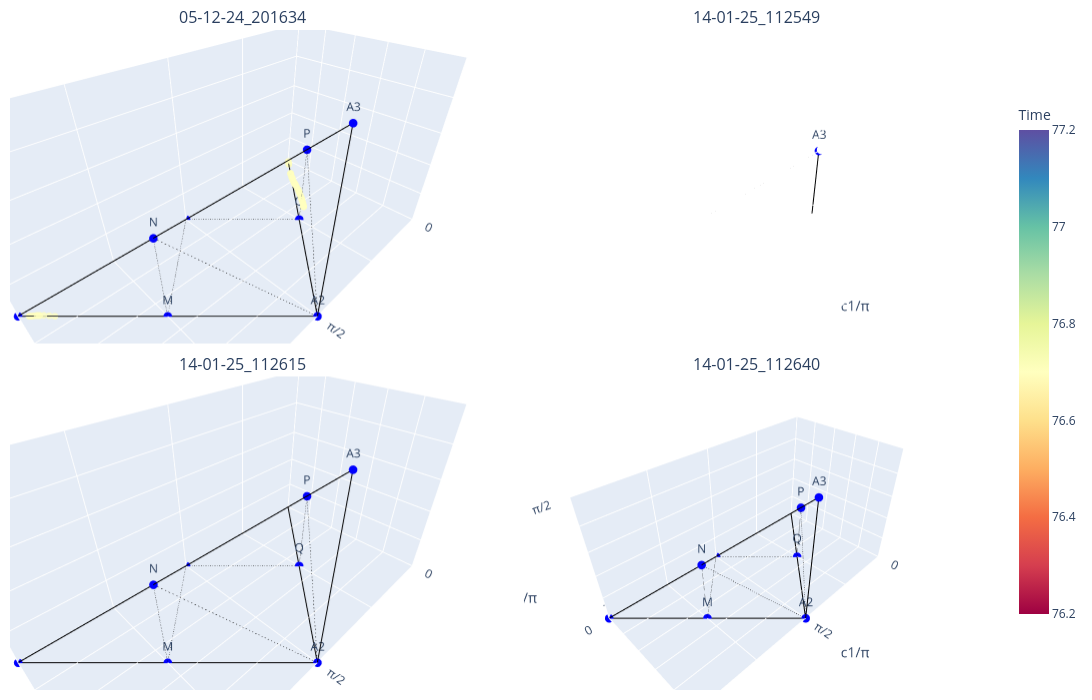

Source (notebook cell):
### Markdown cell above
### Experiments separated

### Code cell
from plotly.subplots import make_subplots
import plotly.graph_objects as go
import numpy as np

# Create a 2x2 subplot layout with 3D subplots
fig = make_subplots(
    rows=2, cols=2,
    specs=[[{'type': 'scatter3d'}, {'type': 'scatter3d'}],
           [{'type': 'scatter3d'}, {'type': 'scatter3d'}]],
    subplot_titles=exp_names,  # Titles for each subplot
    vertical_spacing=0.05,
    horizontal_spacing=0.05
)

# Normalize t values for a shared color scale
t_all = np.concatenate([t_dd[exp_name] for exp_name in exp_names])  # Combine all t values
t_min, t_max = np.min(t_all), np.max(t_all)  # Get the global min and max

# Iterate over experiments and plot in separate subplots
for idx, exp_name in enumerate(exp_names):
    row, col = divmod(idx, 2)  # Compute row and column index (0-indexed)
    c1, c2, c3, t = c1_dd[exp_name], c2_dd[exp_name], c3_dd[exp_name], t_dd[exp_name]

    # Add the experiment's data
    fig.add_trace(
        go.Scatter3d(
            x=c1, y=c2, z=c3,
            mode='markers',
            marker=dict(
                size=4,
                color=t,  # Color mapped to time
                cmin=t_min,  # Use global min for color scaling
                cmax=t_max,  # Use global max for color scaling
                colorscale='spectral',
                opacity=0.8,
                colorbar=dict(  # Configure shared colorbar
                    title='Time',
                    len=0.8,  # Adjust colorbar length
                ) if idx == 0 else None,  # Show colorbar only for the first subplot
            ),
        ),
        row=row + 1, col=col + 1
    )

    # Add edges for Weyl chamber and PE polyhedron
    for edges, line_style in [(weyl_edges, dict(color='black', width=2)),
                              (PE_edges, dict(color='black', dash='dash', width=1))]:
        for p1, p2 in edges:
            x, y, z = zip(*[get_point(p1), get_point(p2)])
            fig.add_trace(
                go.Scatter3d(x=x, y=y, z=z, mode='lines', line=line_style),
                row=row + 1, col=col + 1
            )

    # Add scatter points for Weyl chamber vertices
    for name, coord in weyl_points.items():
        fig.add_trace(
            go.Scatter3d(
                x=[coord[0]], y=[coord[1]], z=[coord[2]],
                mode='markers+text',
                marker=dict(size=5, color='blue'),
                text=name,
                textposition='top center'
            ),
            row=row + 1, col=col + 1
        )

# Set a consistent layout for all subplots
fig.update_layout(
    height=700, width=1200,  # Adjust size for tight layout
    # title_text='Experiments in 3D Subplots',  # Overall title
    margin=dict(l=10, r=10, t=30, b=10),  # Tight margins
    showlegend=False,  # Disable legend for simplicity
    coloraxis_colorbar=dict(  # Shared colorbar settings
        title="Time",
        tickvals=np.linspace(t_min, t_max, 5),
        len=0.8,
        x=1.1,  # Place the colorbar outside the main plot
    ),
)

# Set axis labels and style for all subplots
for i in range(1, len(exp_names) + 1):  # Adjusting for the number of experiments
    fig['layout'][f'scene{i}'].update(
        xaxis=dict(
            title='c1/π',
            tickvals=[0, 0.25, 0.5, 0.75, 1],
            ticktext=['0', '', 'π/2', '', 'π'],
            range=[0, 1],
        ),
        yaxis=dict(
            title='c2/π',
            tickvals=[0, 0.1, 0.2, 0.3, 0.4, 0.5],
            ticktext=['0', '', '', '', '', 'π/2'],
            range=[0, 0.5],
        ),
        zaxis=dict(
            title='c3/π',
            tickvals=[0, 0.1, 0.2, 0.3, 0.4, 0.5],
            ticktext=['0', '', '', '', '', 'π/2'],
            range=[0, 0.5],
        ),
    )

# Display the plot
fig.show()

### Figure 1 — Plotly figure (JSON) as saved in the notebook; plotly's stock layout.template omitted (floating-point values rounded to 4 significant figures)
{"data": [{"marker": {"cmax": 76.7, "cmin": 76.7, "color": [76.7, 76.7, 76.7, 76.7, 76.7, 76.7, 76.7, 76.7, 76.7, 76.7, 76.7, 76.7, 76.7, 76.7, 76.7, 76.7, 76.7, 76.7, 76.7, 76.7, 76.7, 76.7, 76.7, 76.7, 76.7, 76.7, 76.7, 76.7, 76.7, 76.7, 76.7, 76.7, 76.7, 76.7, 76.7, 76.7, 76.7, 76.7, 76.7, 76.7, 76.7, 76.7, 76.7, 76.7, 76.7, 76.7, 76.7, 76.7, 76.7, 76.7, 76.7, 76.7, 76.7, 76.7, 76.7, 76.7, 76.7, 76.7, 76.7, 76.7, 76.7, 76.7, 76.7, 76.7, 76.7, 76.7, 76.7, 76.7, 76.7, 76.7, 76.7, 76.7, 76.7, 76.7, 76.7, 76.7, 76.7, 76.7, 76.7, 76.7, 76.7, 76.7, 76.7, 76.7, 76.7, 76.7, 76.7, 76.7, 76.7, 76.7, 76.7, 76.7, 76.7, 76.7, 76.7, 76.7, 76.7, 76.7, 76.7, 76.7], "colorbar": {"len": 0.8, "title": {"text": "Time"}}, "colorscale": [[0, "rgb(158,1,66)"], [0.1, "rgb(213,62,79)"], [0.2, "rgb(244,109,67)"], [0.3, "rgb(253,174,97)"], [0.4, "rgb(254,224,139)"], [0.5, "rgb(255,255,191)"], [0.6, "rgb(230,245,152)"], [0.7, "rgb(171,221,164)"], [0.8, "rgb(102,194,165)"], [0.9, "rgb(50,136,189)"], [1, "rgb(94,79,162)"]], "opacity": 0.8, "size": 4}, "mode": "markers", "scene": "scene", "type": "scatter3d", "x": [0.000497, 0.00179, 0.00472, 0.008241, 0.00733, 0.00796, 0.00589, 0.007868, 0.0124, 0.01654, 0.0198, 0.979, 0.9798, 0.9806, 0.9814, 0.9787, 0.9754, 0.972, 0.9684, 0.9653, 0.964, 0.9662, 0.9673, 0.9633, 0.9563, 0.9473, 0.9384, 0.06803, 0.06631, 0.06615, 0.06747, 0.064, 0.07003, 0.08113, 0.09245, 0.1007, 0.09741, 0.1002, 0.09641, 0.1096, 0.1264, 0.1424, 0.1528, 0.149, 0.1493, 0.1461, 0.1546, 0.169, 0.1849, 0.2002, 0.2111, 0.2144, 0.2132, 0.2102, 0.2133, 0.2282, 0.2421, 0.2523, 0.2507, 0.2488, 0.2476, 0.2492, 0.2575, 0.2666, 0.2732, 0.2791, 0.2822, 0.2797, 0.2767, 0.2774, 0.2781, 0.2793, 0.2802, 0.2807, 0.2807, 0.28, 0.2794, 0.2793, 0.2794, 0.2802, 0.2806, 0.281, 0.2805, 0.28, 0.2794, 0.2793, 0.2798, 0.2803, 0.281, 0.2809, 0.2806, 0.28, 0.2795, 0.2797, 0.28, 0.2809, 0.2813, 0.2812, 0.2808, 0.2801], "y": [0.000497, 0.00179, 0.00472, 0.008241, 0.00733, 0.00796, 0.00589, 0.007868, 0.0124, 0.01654, 0.0198, 0.02104, 0.02017, 0.01943, 0.01862, 0.02133, 0.0246, 0.02796, 0.03162, 0.03465, 0.03603, 0.0338, 0.03267, 0.03675, 0.04369, 0.05274, 0.06162, 0.06803, 0.06631, 0.06615, 0.06747, 0.064, 0.07003, 0.08113, 0.09245, 0.1007, 0.09741, 0.1002, 0.09641, 0.1096, 0.1264, 0.1424, 0.1528, 0.149, 0.1493, 0.1461, 0.1546, 0.169, 0.1849, 0.2002, 0.2111, 0.2144, 0.2132, 0.2102, 0.2133, 0.2282, 0.2421, 0.2523, 0.2507, 0.2488, 0.2476, 0.2492, 0.2575, 0.2666, 0.2732, 0.2791, 0.2822, 0.2797, 0.2767, 0.2774, 0.2781, 0.2793, 0.2802, 0.2807, 0.2807, 0.28, 0.2794, 0.2793, 0.2794, 0.2802, 0.2806, 0.281, 0.2805, 0.28, 0.2794, 0.2793, 0.2798, 0.2803, 0.281, 0.2809, 0.2806, 0.28, 0.2795, 0.2797, 0.28, 0.2809, 0.2813, 0.2812, 0.2808, 0.2801], "z": [2.37e-06, 3.09e-05, 0.0001348, 0.0002268, 7.321e-05, 0.0001633, 8.064e-05, 0.00023, 0.0004254, 0.0004299, 0.0002904, 9.603e-05, 3.474e-05, 0.0001053, 0.0001379, 0.0004823, 0.001094, 0.001768, 0.002259, 0.002303, 0.001972, 0.002528, 0.00341, 0.003645, 0.003304, 0.002148, 0.0003568, 0.001246, 0.000487, 0.0008885, 0.00108, 0.0003709, 0.002194, 0.005148, 0.008949, 0.01342, 0.01196, 0.01249, 0.01158, 0.0157, 0.02276, 0.03118, 0.03797, 0.03524, 0.03598, 0.03444, 0.0385, 0.04655, 0.05526, 0.06339, 0.06846, 0.06842, 0.06794, 0.06674, 0.06731, 0.07383, 0.07882, 0.08164, 0.08125, 0.08132, 0.08006, 0.08086, 0.08364, 0.08565, 0.08648, 0.08682, 0.08655, 0.08618, 0.08654, 0.08644, 0.08619, 0.08596, 0.0857, 0.08571, 0.08582, 0.08574, 0.08577, 0.08582, 0.08573, 0.08587, 0.0857, 0.08584, 0.08575, 0.08578, 0.0858, 0.08572, 0.08588, 0.08571, 0.08588, 0.08573, 0.08584, 0.08579, 0.08574, 0.08586, 0.08571, 0.08589, 0.08574, 0.08586, 0.08575, 0.08584]}, {"line": {"color": "black", "width": 2}, "mode": "lines", "scene": "scene", "type": "scatter3d", "x": [0, 1], "y": [0, 0], "z": [0, 0]}, {"line": {"color": "black", "width": 2}, "mode": "lines", "scene": "scene", "type": "scatter3d", "x": [1, 0.5], "y": [0, 0.5], "z": [0, 0]}, {"line": {"color": "black", "width": 2}, "mode": "lines", "scene": "scene", "type": "scatter3d", "x": [0.5, 0.5], "y": [0.5, 0.5], "z": [0, 0.5]}, {"line": {"color": "black", "width": 2}, "mode": "lines", "scene": "scene", "type": "scatter3d", "x": [0.5, 1], "y": [0.5, 0], "z": [0.5, 0]}, {"line": {"color": "black", "width": 2}, "mode": "lines", "scene": "scene", "type": "scatter3d", "x": [0.5, 0], "y": [0.5, 0], "z": [0.5, 0]}, {"line": {"color": "black", "width": 2}, "mode": "lines", "scene": "scene", "type": "scatter3d", "x": [0, 0.5], "y": [0, 0.5], "z": [0, 0]}, {"line": {"color": "black", "dash": "dash", "width": 1}, "mode": "lines", "scene": "scene", "type": "scatter3d", "x": [0.5, 0.75], "y": [0, 0.25], "z": [0, 0.25]}, {"line": {"color": "black", "dash": "dash", "width": 1}, "mode": "lines", "scene": "scene", "type": "scatter3d", "x": [0.5, 0.25], "y": [0, 0.25], "z": [0, 0.25]}, {"line": {"color": "black", "dash": "dash", "width": 1}, "mode": "lines", "scene": "scene", "type": "scatter3d", "x": [0.75, 0.25], "y": [0.25, 0.25], "z": [0.25, 0.25]}, {"line": {"color": "black", "dash": "dash", "width": 1}, "mode": "lines", "scene": "scene", "type": "scatter3d", "x": [0.75, 0.5], "y": [0.25, 0.5], "z": [0.25, 0]}, {"line": {"color": "black", "dash": "dash", "width": 1}, "mode": "lines", "scene": "scene", "type": "scatter3d", "x": [0.75, 0.75], "y": [0.25, 0.25], "z": [0.25, 0]}, {"line": {"color": "black", "dash": "dash", "width": 1}, "mode": "lines", "scene": "scene", "type": "scatter3d", "x": [0.75, 0.5], "y": [0.25, 0], "z": [0, 0]}, {"line": {"color": "black", "dash": "dash", "width": 1}, "mode": "lines", "scene": "scene", "type": "scatter3d", "x": [0.25, 0.5], "y": [0.25, 0], "z": [0, 0]}, {"line": {"color": "black", "dash": "dash", "width": 1}, "mode": "lines", "scene": "scene", "type": "scatter3d", "x": [0.25, 0.25], "y": [0.25, 0.25], "z": [0.25, 0]}, {"line": {"color": "black", "dash": "dash", "width": 1}, "mode": "lines", "scene": "scene", "type": "scatter3d", "x": [0.25, 0.5], "y": [0.25, 0.5], "z": [0.25, 0]}, {"marker": {"color": "blue", "size": 5}, "mode": "markers+text", "scene": "scene", "text": "A1", "textposition": "top center", "type": "scatter3d", "x": [1], "y": [0], "z": [0]}, {"marker": {"color": "blue", "size": 5}, "mode": "markers+text", "scene": "scene", "text": "A2", "textposition": "top center", "type": "scatter3d", "x": [0.5], "y": [0.5], "z": [0]}, {"marker": {"color": "blue", "size": 5}, "mode": "markers+text", "scene": "scene", "text": "A3", "textposition": "top center", "type": "scatter3d", "x": [0.5], "y": [0.5], "z": [0.5]}, {"marker": {"color": "blue", "size": 5}, "mode": "markers+text", "scene": "scene", "text": "O", "textposition": "top center", "type": "scatter3d", "x": [0], "y": [0], "z": [0]}, {"marker": {"color": "blue", "size": 5}, "mode": "markers+text", "scene": "scene", "text": "L", "textposition": "top center", "type": "scatter3d", "x": [0.5], "y": [0], "z": [0]}, {"marker": {"color": "blue", "size": 5}, "mode": "markers+text", "scene": "scene", "text": "M", "textposition": "top center", "type": "scatter3d", "x": [0.75], "y": [0.25], "z": [0]}, {"marker": {"color": "blue", "size": 5}, "mode": "markers+text", "scene": "scene", "text": "N", "textposition": "top center", "type": "scatter3d", "x": [0.75], "y": [0.25], "z": [0.25]}, {"marker": {"color": "blue", "size": 5}, "mode": "markers+text", "scene": "scene", "text": "P", "textposition": "top center", "type": "scatter3d", "x": [0.25], "y": [0.25], "z": [0.25]}, {"marker": {"color": "blue", "size": 5}, "mode": "markers+text", "scene": "scene", "text": "Q", "textposition": "top center", "type": "scatter3d", "x": [0.25], "y": [0.25], "z": [0]}, {"marker": {"cmax": 76.7, "cmin": 76.7, "color": [], "colorscale": [[0, "rgb(158,1,66)"], [0.1, "rgb(213,62,79)"], [0.2, "rgb(244,109,67)"], [0.3, "rgb(253,174,97)"], [0.4, "rgb(254,224,139)"], [0.5, "rgb(255,255,191)"], [0.6, "rgb(230,245,152)"], [0.7, "rgb(171,221,164)"], [0.8, "rgb(102,194,165)"], [0.9, "rgb(50,136,189)"], [1, "rgb(94,79,162)"]], "opacity": 0.8, "size": 4}, "mode": "markers", "scene": "scene2", "type": "scatter3d", "x": [], "y": [], "z": []}, {"line": {"color": "black", "width": 2}, "mode": "lines", "scene": "scene2", "type": "scatter3d", "x": [0, 1], "y": [0, 0], "z": [0, 0]}, {"line": {"color": "black", "width": 2}, "mode": "lines", "scene": "scene2", "type": "scatter3d", "x": [1, 0.5], "y": [0, 0.5], "z": [0, 0]}, {"line": {"color": "black", "width": 2}, "mode": "lines", "scene": "scene2", "type": "scatter3d", "x": [0.5, 0.5], "y": [0.5, 0.5], "z": [0, 0.5]}, {"line": {"color": "black", "width": 2}, "mode": "lines", "scene": "scene2", "type": "scatter3d", "x": [0.5, 1], "y": [0.5, 0], "z": [0.5, 0]}, {"line": {"color": "black", "width": 2}, "mode": "lines", "scene": "scene2", "type": "scatter3d", "x": [0.5, 0], "y": [0.5, 0], "z": [0.5, 0]}, {"line": {"color": "black", "width": 2}, "mode": "lines", "scene": "scene2", "type": "scatter3d", "x": [0, 0.5], "y": [0, 0.5], "z": [0, 0]}, {"line": {"color": "black", "dash": "dash", "width": 1}, "mode": "lines", "scene": "scene2", "type": "scatter3d", "x": [0.5, 0.75], "y": [0, 0.25], "z": [0, 0.25]}, {"line": {"color": "black", "dash": "dash", "width": 1}, "mode": "lines", "scene": "scene2", "type": "scatter3d", "x": [0.5, 0.25], "y": [0, 0.25], "z": [0, 0.25]}, {"line": {"color": "black", "dash": "dash", "width": 1}, "mode": "lines", "scene": "scene2", "type": "scatter3d", "x": [0.75, 0.25], "y": [0.25, 0.25], "z": [0.25, 0.25]}, {"line": {"color": "black", "dash": "dash", "width": 1}, "mode": "lines", "scene": "scene2", "type": "scatter3d", "x": [0.75, 0.5], "y": [0.25, 0.5], "z": [0.25, 0]}, {"line": {"color": "black", "dash": "dash", "width": 1}, "mode": "lines", "scene": "scene2", "type": "scatter3d", "x": [0.75, 0.75], "y": [0.25, 0.25], "z": [0.25, 0]}, {"line": {"color": "black", "dash": "dash", "width": 1}, "mode": "lines", "scene": "scene2", "type": "scatter3d", "x": [0.75, 0.5], "y": [0.25, 0], "z": [0, 0]}, {"line": {"color": "black", "dash": "dash", "width": 1}, "mode": "lines", "scene": "scene2", "type": "scatter3d", "x": [0.25, 0.5], "y": [0.25, 0], "z": [0, 0]}, {"line": {"color": "black", "dash": "dash", "width": 1}, "mode": "lines", "scene": "scene2", "type": "scatter3d", "x": [0.25, 0.25], "y": [0.25, 0.25], "z": [0.25, 0]}, {"line": {"color": "black", "dash": "dash", "width": 1}, "mode": "lines", "scene": "scene2", "type": "scatter3d", "x": [0.25, 0.5], "y": [0.25, 0.5], "z": [0.25, 0]}, {"marker": {"color": "blue", "size": 5}, "mode": "markers+text", "scene": "scene2", "text": "A1", "textposition": "top center", "type": "scatter3d", "x": [1], "y": [0], "z": [0]}, {"marker": {"color": "blue", "size": 5}, "mode": "markers+text", "scene": "scene2", "text": "A2", "textposition": "top center", "type": "scatter3d", "x": [0.5], "y": [0.5], "z": [0]}, {"marker": {"color": "blue", "size": 5}, "mode": "markers+text", "scene": "scene2", "text": "A3", "textposition": "top center", "type": "scatter3d", "x": [0.5], "y": [0.5], "z": [0.5]}, {"marker": {"color": "blue", "size": 5}, "mode": "markers+text", "scene": "scene2", "text": "O", "textposition": "top center", "type": "scatter3d", "x": [0], "y": [0], "z": [0]}, {"marker": {"color": "blue", "size": 5}, "mode": "markers+text", "scene": "scene2", "text": "L", "textposition": "top center", "type": "scatter3d", "x": [0.5], "y": [0], "z": [0]}, {"marker": {"color": "blue", "size": 5}, "mode": "markers+text", "scene": "scene2", "text": "M", "textposition": "top center", "type": "scatter3d", "x": [0.75], "y": [0.25], "z": [0]}, {"marker": {"color": "blue", "size": 5}, "mode": "markers+text", "scene": "scene2", "text": "N", "textposition": "top center", "type": "scatter3d", "x": [0.75], "y": [0.25], "z": [0.25]}, {"marker": {"color": "blue", "size": 5}, "mode": "markers+text", "scene": "scene2", "text": "P", "textposition": "top center", "type": "scatter3d", "x": [0.25], "y": [0.25], "z": [0.25]}, {"marker": {"color": "blue", "size": 5}, "mode": "markers+text", "scene": "scene2", "text": "Q", "textposition": "top center", "type": "scatter3d", "x": [0.25], "y": [0.25], "z": [0]}, {"marker": {"cmax": 76.7, "cmin": 76.7, "color": [], "colorscale": [[0, "rgb(158,1,66)"], [0.1, "rgb(213,62,79)"], [0.2, "rgb(244,109,67)"], [0.3, "rgb(253,174,97)"], [0.4, "rgb(254,224,139)"], [0.5, "rgb(255,255,191)"], [0.6, "rgb(230,245,152)"], [0.7, "rgb(171,221,164)"], [0.8, "rgb(102,194,165)"], [0.9, "rgb(50,136,189)"], [1, "rgb(94,79,162)"]], "opacity": 0.8, "size": 4}, "mode": "markers", "scene": "scene3", "type": "scatter3d", "x": [], "y": [], "z": []}, {"line": {"color": "black", "width": 2}, "mode": "lines", "scene": "scene3", "type": "scatter3d", "x": [0, 1], "y": [0, 0], "z": [0, 0]}, {"line": {"color": "black", "width": 2}, "mode": "lines", "scene": "scene3", "type": "scatter3d", "x": [1, 0.5], "y": [0, 0.5], "z": [0, 0]}, {"line": {"color": "black", "width": 2}, "mode": "lines", "scene": "scene3", "type": "scatter3d", "x": [0.5, 0.5], "y": [0.5, 0.5], "z": [0, 0.5]}, {"line": {"color": "black", "width": 2}, "mode": "lines", "scene": "scene3", "type": "scatter3d", "x": [0.5, 1], "y": [0.5, 0], "z": [0.5, 0]}, {"line": {"color": "black", "width": 2}, "mode": "lines", "scene": "scene3", "type": "scatter3d", "x": [0.5, 0], "y": [0.5, 0], "z": [0.5, 0]}, {"line": {"color": "black", "width": 2}, "mode": "lines", "scene": "scene3", "type": "scatter3d", "x": [0, 0.5], "y": [0, 0.5], "z": [0, 0]}, {"line": {"color": "black", "dash": "dash", "width": 1}, "mode": "lines", "scene": "scene3", "type": "scatter3d", "x": [0.5, 0.75], "y": [0, 0.25], "z": [0, 0.25]}, {"line": {"color": "black", "dash": "dash", "width": 1}, "mode": "lines", "scene": "scene3", "type": "scatter3d", "x": [0.5, 0.25], "y": [0, 0.25], "z": [0, 0.25]}, {"line": {"color": "black", "dash": "dash", "width": 1}, "mode": "lines", "scene": "scene3", "type": "scatter3d", "x": [0.75, 0.25], "y": [0.25, 0.25], "z": [0.25, 0.25]}, {"line": {"color": "black", "dash": "dash", "width": 1}, "mode": "lines", "scene": "scene3", "type": "scatter3d", "x": [0.75, 0.5], "y": [0.25, 0.5], "z": [0.25, 0]}, {"line": {"color": "black", "dash": "dash", "width": 1}, "mode": "lines", "scene": "scene3", "type": "scatter3d", "x": [0.75, 0.75], "y": [0.25, 0.25], "z": [0.25, 0]}, {"line": {"color": "black", "dash": "dash", "width": 1}, "mode": "lines", "scene": "scene3", "type": "scatter3d", "x": [0.75, 0.5], "y": [0.25, 0], "z": [0, 0]}, {"line": {"color": "black", "dash": "dash", "width": 1}, "mode": "lines", "scene": "scene3", "type": "scatter3d", "x": [0.25, 0.5], "y": [0.25, 0], "z": [0, 0]}, {"line": {"color": "black", "dash": "dash", "width": 1}, "mode": "lines", "scene": "scene3", "type": "scatter3d", "x": [0.25, 0.25], "y": [0.25, 0.25], "z": [0.25, 0]}, {"line": {"color": "black", "dash": "dash", "width": 1}, "mode": "lines", "scene": "scene3", "type": "scatter3d", "x": [0.25, 0.5], "y": [0.25, 0.5], "z": [0.25, 0]}, {"marker": {"color": "blue", "size": 5}, "mode": "markers+text", "scene": "scene3", "text": "A1", "textposition": "top center", "type": "scatter3d", "x": [1], "y": [0], "z": [0]}, {"marker": {"color": "blue", "size": 5}, "mode": "markers+text", "scene": "scene3", "text": "A2", "textposition": "top center", "type": "scatter3d", "x": [0.5], "y": [0.5], "z": [0]}, {"marker": {"color": "blue", "size": 5}, "mode": "markers+text", "scene": "scene3", "text": "A3", "textposition": "top center", "type": "scatter3d", "x": [0.5], "y": [0.5], "z": [0.5]}, {"marker": {"color": "blue", "size": 5}, "mode": "markers+text", "scene": "scene3", "text": "O", "textposition": "top center", "type": "scatter3d", "x": [0], "y": [0], "z": [0]}, {"marker": {"color": "blue", "size": 5}, "mode": "markers+text", "scene": "scene3", "text": "L", "textposition": "top center", "type": "scatter3d", "x": [0.5], "y": [0], "z": [0]}, {"marker": {"color": "blue", "size": 5}, "mode": "markers+text", "scene": "scene3", "text": "M", "textposition": "top center", "type": "scatter3d", "x": [0.75], "y": [0.25], "z": [0]}, {"marker": {"color": "blue", "size": 5}, "mode": "markers+text", "scene": "scene3", "text": "N", "textposition": "top center", "type": "scatter3d", "x": [0.75], "y": [0.25], "z": [0.25]}, {"marker": {"color": "blue", "size": 5}, "mode": "markers+text", "scene": "scene3", "text": "P", "textposition": "top center", "type": "scatter3d", "x": [0.25], "y": [0.25], "z": [0.25]}, {"marker": {"color": "blue", "size": 5}, "mode": "markers+text", "scene": "scene3", "text": "Q", "textposition": "top center", "type": "scatter3d", "x": [0.25], "y": [0.25], "z": [0]}, {"marker": {"cmax": 76.7, "cmin": 76.7, "color": [], "colorscale": [[0, "rgb(158,1,66)"], [0.1, "rgb(213,62,79)"], [0.2, "rgb(244,109,67)"], [0.3, "rgb(253,174,97)"], [0.4, "rgb(254,224,139)"], [0.5, "rgb(255,255,191)"], [0.6, "rgb(230,245,152)"], [0.7, "rgb(171,221,164)"], [0.8, "rgb(102,194,165)"], [0.9, "rgb(50,136,189)"], [1, "rgb(94,79,162)"]], "opacity": 0.8, "size": 4}, "mode": "markers", "scene": "scene4", "type": "scatter3d", "x": [], "y": [], "z": []}, {"line": {"color": "black", "width": 2}, "mode": "lines", "scene": "scene4", "type": "scatter3d", "x": [0, 1], "y": [0, 0], "z": [0, 0]}, {"line": {"color": "black", "width": 2}, "mode": "lines", "scene": "scene4", "type": "scatter3d", "x": [1, 0.5], "y": [0, 0.5], "z": [0, 0]}, {"line": {"color": "black", "width": 2}, "mode": "lines", "scene": "scene4", "type": "scatter3d", "x": [0.5, 0.5], "y": [0.5, 0.5], "z": [0, 0.5]}, {"line": {"color": "black", "width": 2}, "mode": "lines", "scene": "scene4", "type": "scatter3d", "x": [0.5, 1], "y": [0.5, 0], "z": [0.5, 0]}, {"line": {"color": "black", "width": 2}, "mode": "lines", "scene": "scene4", "type": "scatter3d", "x": [0.5, 0], "y": [0.5, 0], "z": [0.5, 0]}, {"line": {"color": "black", "width": 2}, "mode": "lines", "scene": "scene4", "type": "scatter3d", "x": [0, 0.5], "y": [0, 0.5], "z": [0, 0]}, {"line": {"color": "black", "dash": "dash", "width": 1}, "mode": "lines", "scene": "scene4", "type": "scatter3d", "x": [0.5, 0.75], "y": [0, 0.25], "z": [0, 0.25]}, {"line": {"color": "black", "dash": "dash", "width": 1}, "mode": "lines", "scene": "scene4", "type": "scatter3d", "x": [0.5, 0.25], "y": [0, 0.25], "z": [0, 0.25]}, {"line": {"color": "black", "dash": "dash", "width": 1}, "mode": "lines", "scene": "scene4", "type": "scatter3d", "x": [0.75, 0.25], "y": [0.25, 0.25], "z": [0.25, 0.25]}, {"line": {"color": "black", "dash": "dash", "width": 1}, "mode": "lines", "scene": "scene4", "type": "scatter3d", "x": [0.75, 0.5], "y": [0.25, 0.5], "z": [0.25, 0]}, {"line": {"color": "black", "dash": "dash", "width": 1}, "mode": "lines", "scene": "scene4", "type": "scatter3d", "x": [0.75, 0.75], "y": [0.25, 0.25], "z": [0.25, 0]}, {"line": {"color": "black", "dash": "dash", "width": 1}, "mode": "lines", "scene": "scene4", "type": "scatter3d", "x": [0.75, 0.5], "y": [0.25, 0], "z": [0, 0]}, {"line": {"color": "black", "dash": "dash", "width": 1}, "mode": "lines", "scene": "scene4", "type": "scatter3d", "x": [0.25, 0.5], "y": [0.25, 0], "z": [0, 0]}, {"line": {"color": "black", "dash": "dash", "width": 1}, "mode": "lines", "scene": "scene4", "type": "scatter3d", "x": [0.25, 0.25], "y": [0.25, 0.25], "z": [0.25, 0]}, {"line": {"color": "black", "dash": "dash", "width": 1}, "mode": "lines", "scene": "scene4", "type": "scatter3d", "x": [0.25, 0.5], "y": [0.25, 0.5], "z": [0.25, 0]}, {"marker": {"color": "blue", "size": 5}, "mode": "markers+text", "scene": "scene4", "text": "A1", "textposition": "top center", "type": "scatter3d", "x": [1], "y": [0], "z": [0]}, {"marker": {"color": "blue", "size": 5}, "mode": "markers+text", "scene": "scene4", "text": "A2", "textposition": "top center", "type": "scatter3d", "x": [0.5], "y": [0.5], "z": [0]}, {"marker": {"color": "blue", "size": 5}, "mode": "markers+text", "scene": "scene4", "text": "A3", "textposition": "top center", "type": "scatter3d", "x": [0.5], "y": [0.5], "z": [0.5]}, {"marker": {"color": "blue", "size": 5}, "mode": "markers+text", "scene": "scene4", "text": "O", "textposition": "top center", "type": "scatter3d", "x": [0], "y": [0], "z": [0]}, {"marker": {"color": "blue", "size": 5}, "mode": "markers+text", "scene": "scene4", "text": "L", "textposition": "top center", "type": "scatter3d", "x": [0.5], "y": [0], "z": [0]}, {"marker": {"color": "blue", "size": 5}, "mode": "markers+text", "scene": "scene4", "text": "M", "textposition": "top center", "type": "scatter3d", "x": [0.75], "y": [0.25], "z": [0]}, {"marker": {"color": "blue", "size": 5}, "mode": "markers+text", "scene": "scene4", "text": "N", "textposition": "top center", "type": "scatter3d", "x": [0.75], "y": [0.25], "z": [0.25]}, {"marker": {"color": "blue", "size": 5}, "mode": "markers+text", "scene": "scene4", "text": "P", "textposition": "top center", "type": "scatter3d", "x": [0.25], "y": [0.25], "z": [0.25]}, {"marker": {"color": "blue", "size": 5}, "mode": "markers+text", "scene": "scene4", "text": "Q", "textposition": "top center", "type": "scatter3d", "x": [0.25], "y": [0.25], "z": [0]}], "layout": {"annotations": [{"font": {"size": 16}, "showarrow": false, "text": "05-12-24_201634", "x": 0.2375, "xanchor": "center", "xref": "paper", "y": 1, "yanchor": "bottom", "yref": "paper"}, {"font": {"size": 16}, "showarrow": false, "text": "14-01-25_112549", "x": 0.7625, "xanchor": "center", "xref": "paper", "y": 1, "yanchor": "bottom", "yref": "paper"}, {"font": {"size": 16}, "showarrow": false, "text": "14-01-25_112615", "x": 0.2375, "xanchor": "center", "xref": "paper", "y": 0.475, "yanchor": "bottom", "yref": "paper"}, {"font": {"size": 16}, "showarrow": false, "text": "14-01-25_112640", "x": 0.7625, "xanchor": "center", "xref": "paper", "y": 0.475, "yanchor": "bottom", "yref": "paper"}], "coloraxis": {"colorbar": {"len": 0.8, "tickvals": [76.7, 76.7, 76.7, 76.7, 76.7], "title": {"text": "Time"}, "x": 1.1}}, "height": 700, "margin": {"b": 10, "l": 10, "r": 10, "t": 30}, "scene": {"aspectmode": "auto", "aspectratio": {"x": 1.587, "y": 0.7937, "z": 0.7937}, "camera": {"center": {"x": 0, "y": 0, "z": 0}, "eye": {"x": 0.8202, "y": 0.8202, "z": 0.8202}, "projection": {"type": "perspective"}, "up": {"x": 0, "y": 0, "z": 1}}, "domain": {"x": [0, 0.475], "y": [0.525, 1]}, "xaxis": {"range": [0, 1], "ticktext": ["0", "", "π/2", "", "π"], "tickvals": [0, 0.25, 0.5, 0.75, 1], "title": {"text": "c1/π"}, "type": "linear"}, "yaxis": {"range": [0, 0.5], "ticktext": ["0", "", "", "", "", "π/2"], "tickvals": [0, 0.1, 0.2, 0.3, 0.4, 0.5], "title": {"text": "c2/π"}, "type": "linear"}, "zaxis": {"range": [0, 0.5], "ticktext": ["0", "", "", "", "", "π/2"], "tickvals": [0, 0.1, 0.2, 0.3, 0.4, 0.5], "title": {"text": "c3/π"}, "type": "linear"}}, "scene2": {"aspectmode": "auto", "aspectratio": {"x": 1.587, "y": 0.7937, "z": 0.7937}, "domain": {"x": [0.525, 1], "y": [0.525, 1]}, "xaxis": {"range": [0, 1], "ticktext": ["0", "", "π/2", "", "π"], "tickvals": [0, 0.25, 0.5, 0.75, 1], "title": {"text": "c1/π"}, "type": "linear"}, "yaxis": {"range": [0, 0.5], "ticktext": ["0", "", "", "", "", "π/2"], "tickvals": [0, 0.1, 0.2, 0.3, 0.4, 0.5], "title": {"text": "c2/π"}, "type": "linear"}, "zaxis": {"range": [0, 0.5], "ticktext": ["0", "", "", "", "", "π/2"], "tickvals": [0, 0.1, 0.2, 0.3, 0.4, 0.5], "title": {"text": "c3/π"}, "type": "linear"}}, "scene3": {"aspectmode": "auto", "aspectratio": {"x": 1.587, "y": 0.7937, "z": 0.7937}, "camera": {"center": {"x": 0, "y": 0, "z": 0}, "eye": {"x": 0.8207, "y": 0.8207, "z": 0.8207}, "projection": {"type": "perspective"}, "up": {"x": 0, "y": 0, "z": 1}}, "domain": {"x": [0, 0.475], "y": [0, 0.475]}, "xaxis": {"range": [0, 1], "ticktext": ["0", "", "π/2", "", "π"], "tickvals": [0, 0.25, 0.5, 0.75, 1], "title": {"text": "c1/π"}, "type": "linear"}, "yaxis": {"range": [0, 0.5], "ticktext": ["0", "", "", "", "", "π/2"], "tickvals": [0, 0.1, 0.2, 0.3, 0.4, 0.5], "title": {"text": "c2/π"}, "type": "linear"}, "zaxis": {"range": [0, 0.5], "ticktext": ["0", "", "", "", "", "π/2"], "tickvals": [0, 0.1, 0.2, 0.3, 0.4, 0.5], "title": {"text": "c3/π"}, "type": "linear"}}, "scene4": {"aspectmode": "auto", "aspectratio": {"x": 1.587, "y": 0.7937, "z": 0.7937}, "domain": {"x": [0.525, 1], "y": [0, 0.475]}, "xaxis": {"range": [0, 1], "ticktext": ["0", "", "π/2", "", "π"], "tickvals": [0, 0.25, 0.5, 0.75, 1], "title": {"text": "c1/π"}, "type": "linear"}, "yaxis": {"range": [0, 0.5], "ticktext": ["0", "", "", "", "", "π/2"], "tickvals": [0, 0.1, 0.2, 0.3, 0.4, 0.5], "title": {"text": "c2/π"}, "type": "linear"}, "zaxis": {"range": [0, 0.5], "ticktext": ["0", "", "", "", "", "π/2"], "tickvals": [0, 0.1, 0.2, 0.3, 0.4, 0.5], "title": {"text": "c3/π"}, "type": "linear"}}, "showlegend": false, "width": 1200}}
